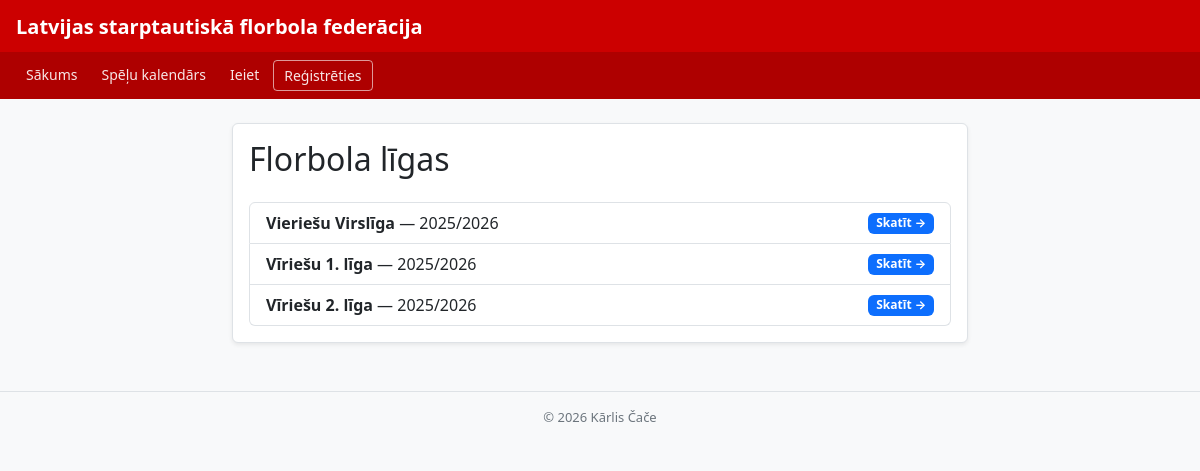
The page / on the database its author committed.
### tables this page shows
CREATE TABLE ligas (
            id        INTEGER PRIMARY KEY AUTOINCREMENT,
            nosaukums TEXT NOT NULL,
            sezona    TEXT NOT NULL
        );

### app.py (the view)
@app.route("/")
def sakums():
  conn = get_db()
  ligas = conn.execute("SELECT * FROM ligas").fetchall()
  conn.close()
  return render_template("index.html", ligas=ligas)

### app.py (called while the page is built)
def get_db():
    conn = sqlite3.connect(fails, check_same_thread=False)
    conn.execute("PRAGMA foreign_keys = ON")
    conn.row_factory = sqlite3.Row
    return conn

### templates/index.html
{% extends "pamats.html" %}
{% block content %}
<div class="row justify-content-center mt-4">
    <div class="col-md-8">
        <div class="card shadow-sm">
            <div class="card-body">
                <h2 class="mb-4">Florbola līgas</h2>
                {% if ligas %}
                    <div class="list-group">
                        {% for liga in ligas %}
                            <a href="/tabula/{{ liga.id }}"
                               class="list-group-item list-group-item-action d-flex justify-content-between align-items-center">
                                <span><strong>{{ liga.nosaukums }}</strong> &mdash; {{ liga.sezona }}</span>
                                <span class="badge bg-primary">Skatīt &rarr;</span>
                            </a>
                        {% endfor %}
                    </div>
                {% else %}
                    <p class="text-muted">Nav nevienas līgas.</p>
                {% endif %}
            </div>
        </div>
    </div>
</div>
{% endblock %}

### templates/pamats.html (style rules this page uses)
body { background: #f8f9fa; }
.card { border: 1px solid #dee2e6; border-radius: 6px; }

### rows shown on the page
ligas: nosaukums "Vieriešu Virslīga", sezona "2025/2026"
ligas: nosaukums "Vīriešu 1. līga", sezona "2025/2026"
ligas: nosaukums "Vīriešu 2. līga", sezona "2025/2026"
